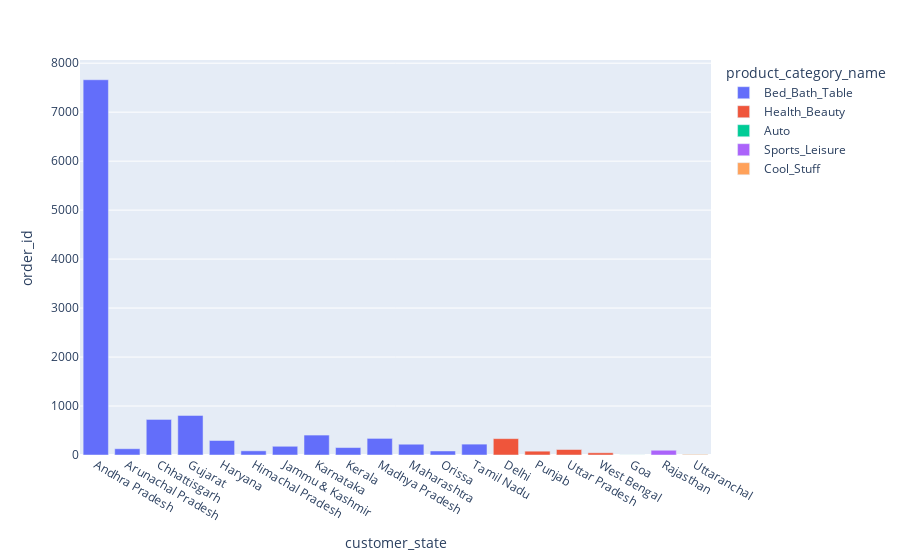

The cell this chart's notebook holds for it:
### Code cell
px.bar(st_mon, x='customer_state', color='product_category_name', y='order_id')

### Figure 1 — Plotly figure (JSON) as saved in the notebook; plotly's stock layout.template omitted (floating-point values rounded to 4 significant figures)
{"data": [{"alignmentgroup": "True", "hovertemplate": "product_category_name=Bed_Bath_Table<br>customer_state=%{x}<br>order_id=%{y}<extra></extra>", "legendgroup": "Bed_Bath_Table", "marker": {"color": "#636efa", "pattern": {"shape": ""}}, "name": "Bed_Bath_Table", "offsetgroup": "Bed_Bath_Table", "orientation": "v", "showlegend": true, "textposition": "auto", "type": "bar", "x": ["Andhra Pradesh", "Arunachal Pradesh", "Chhattisgarh", "Gujarat", "Haryana", "Himachal Pradesh", "Jammu & Kashmir", "Karnataka", "Kerala", "Madhya Pradesh", "Maharashtra", "Orissa", "Tamil Nadu"], "xaxis": "x", "y": [7662, 128, 726, 808, 296, 85, 178, 407, 152, 339, 220, 82, 222], "yaxis": "y"}, {"alignmentgroup": "True", "hovertemplate": "product_category_name=Health_Beauty<br>customer_state=%{x}<br>order_id=%{y}<extra></extra>", "legendgroup": "Health_Beauty", "marker": {"color": "#EF553B", "pattern": {"shape": ""}}, "name": "Health_Beauty", "offsetgroup": "Health_Beauty", "orientation": "v", "showlegend": true, "textposition": "auto", "type": "bar", "x": ["Delhi", "Punjab", "Uttar Pradesh", "West Bengal"], "xaxis": "x", "y": [334, 78, 112, 45], "yaxis": "y"}, {"alignmentgroup": "True", "hovertemplate": "product_category_name=Auto<br>customer_state=%{x}<br>order_id=%{y}<extra></extra>", "legendgroup": "Auto", "marker": {"color": "#00cc96", "pattern": {"shape": ""}}, "name": "Auto", "offsetgroup": "Auto", "orientation": "v", "showlegend": true, "textposition": "auto", "type": "bar", "x": ["Goa"], "xaxis": "x", "y": [1], "yaxis": "y"}, {"alignmentgroup": "True", "hovertemplate": "product_category_name=Sports_Leisure<br>customer_state=%{x}<br>order_id=%{y}<extra></extra>", "legendgroup": "Sports_Leisure", "marker": {"color": "#ab63fa", "pattern": {"shape": ""}}, "name": "Sports_Leisure", "offsetgroup": "Sports_Leisure", "orientation": "v", "showlegend": true, "textposition": "auto", "type": "bar", "x": ["Rajasthan"], "xaxis": "x", "y": [97], "yaxis": "y"}, {"alignmentgroup": "True", "hovertemplate": "product_category_name=Cool_Stuff<br>customer_state=%{x}<br>order_id=%{y}<extra></extra>", "legendgroup": "Cool_Stuff", "marker": {"color": "#FFA15A", "pattern": {"shape": ""}}, "name": "Cool_Stuff", "offsetgroup": "Cool_Stuff", "orientation": "v", "showlegend": true, "textposition": "auto", "type": "bar", "x": ["Uttaranchal"], "xaxis": "x", "y": [12], "yaxis": "y"}], "layout": {"barmode": "relative", "legend": {"title": {"text": "product_category_name"}, "tracegroupgap": 0}, "margin": {"t": 60}, "xaxis": {"anchor": "y", "domain": [0, 1], "title": {"text": "customer_state"}}, "yaxis": {"anchor": "x", "domain": [0, 1], "title": {"text": "order_id"}}}}
